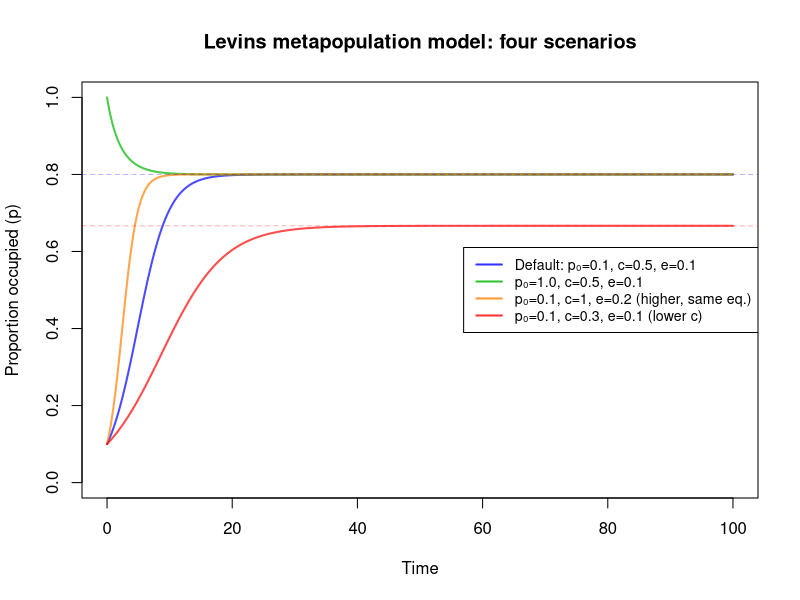

Write the R code that produced this figure.
## ---- chunk 1
#| code-fold: false
#| fig-cap: "Levins metapopulation model trajectories for four scenarios"
#| label: fig-levins-sim

library(deSolve)

# Function to define Levins metapopulation ODE
levins_ode <- function(t, state, parms) {
  p <- state["p"]
  c <- parms["c"]
  e <- parms["e"]

  dp_dt <- c * p * (1 - p) - e * p

  list(dp_dt)
}

# Parameters
times <- seq(0, 100, by = 0.1)

# Scenario 1: Default (p0 = 0.1, c = 0.5, e = 0.1)
c_default <- 0.5
e_default <- 0.1
p_eq_default <- 1 - e_default / c_default  # Equilibrium
parms_default <- c(c = c_default, e = e_default)
state_default <- c(p = 0.1)
traj_default <- ode(state_default, times, levins_ode, parms_default)

# Scenario 2: Starting at p = 1 (same c and e as default)
state_p1 <- c(p = 1.0)
traj_p1 <- ode(state_p1, times, levins_ode, parms_default)

# Scenario 3: Same equilibrium but higher c and e (same ratio)
# If e/c ratio stays same, equilibrium stays same
# Using c = 1.0, e = 0.2 (same ratio as default: 0.1/0.5 = 0.2/1.0)
c_higher <- 1.0
e_higher <- 0.2
p_eq_higher <- 1 - e_higher / c_higher  # Same as default
parms_higher <- c(c = c_higher, e = e_higher)
traj_higher <- ode(state_default, times, levins_ode, parms_higher)

# Scenario 4: Lower c (smaller equilibrium)
c_lower <- 0.3
e_lower <- 0.1
p_eq_lower <- 1 - e_lower / c_lower  # Smaller equilibrium
parms_lower <- c(c = c_lower, e = e_lower)
traj_lower <- ode(state_default, times, levins_ode, parms_lower)

# Create plot
plot(times, traj_default[, "p"], type = "l", col = rgb(0, 0, 1, 0.7),
     xlab = "Time", ylab = "Proportion occupied (p)",
     main = "Levins metapopulation model: four scenarios",
     ylim = c(0, 1), lwd = 2)

# Add other trajectories
lines(times, traj_p1[, "p"], col = rgb(0, 0.7, 0, 0.7), lwd = 2)
lines(times, traj_higher[, "p"], col = rgb(1, 0.5, 0, 0.7), lwd = 2)
lines(times, traj_lower[, "p"], col = rgb(1, 0, 0, 0.7), lwd = 2)

# Add equilibrium lines
abline(h = p_eq_default, col = rgb(0, 0, 1, 0.3), lty = 2, lwd = 1)
abline(h = p_eq_lower, col = rgb(1, 0, 0, 0.3), lty = 2, lwd = 1)

# Add legend
legend("right",
       legend = c(paste0("Default: p₀=0.1, c=", c_default, ", e=", e_default),
                  paste0("p₀=1.0, c=", c_default, ", e=", e_default),
                  paste0("p₀=0.1, c=", c_higher, ", e=", e_higher, " (higher, same eq.)"),
                  paste0("p₀=0.1, c=", c_lower, ", e=", e_lower, " (lower c)")),
       col = c(rgb(0, 0, 1, 0.8), rgb(0, 0.7, 0, 0.8),
               rgb(1, 0.5, 0, 0.8), rgb(1, 0, 0, 0.8)),
       lwd = 2, cex = 0.85)
